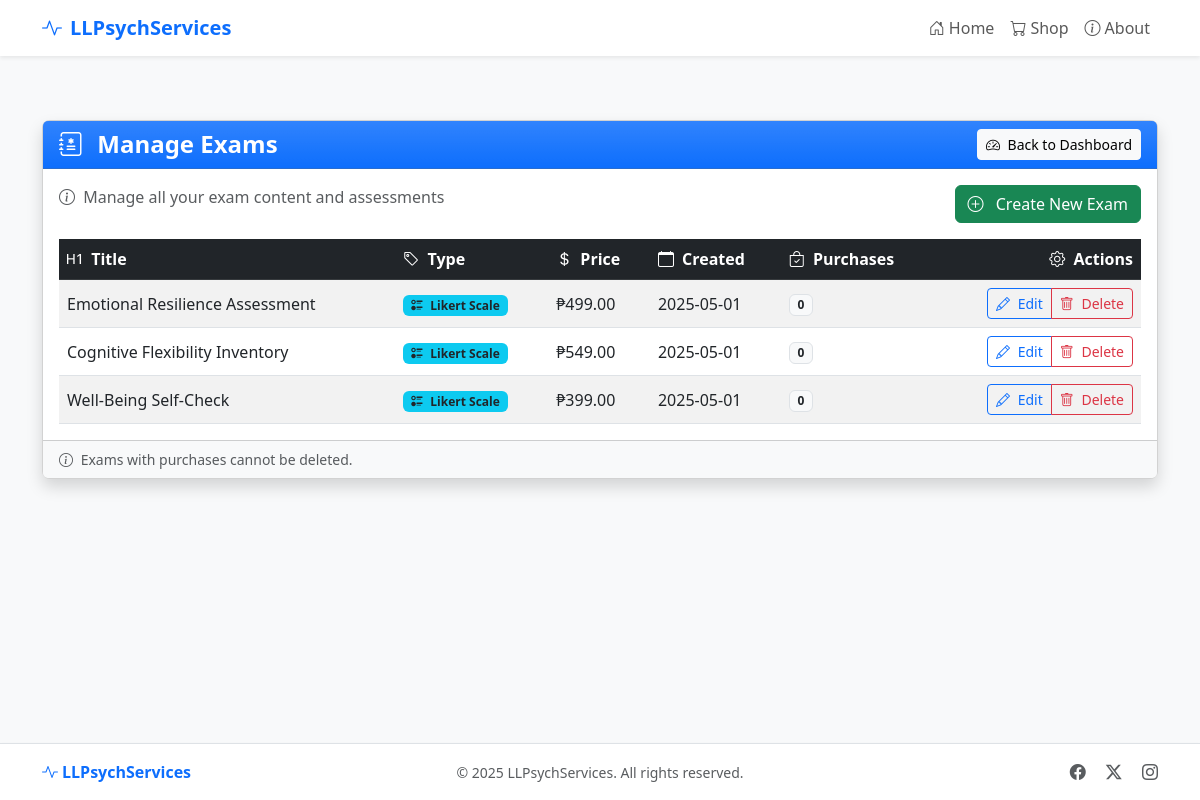
The page /admin/exams (signed in) on the database as committed earlier.
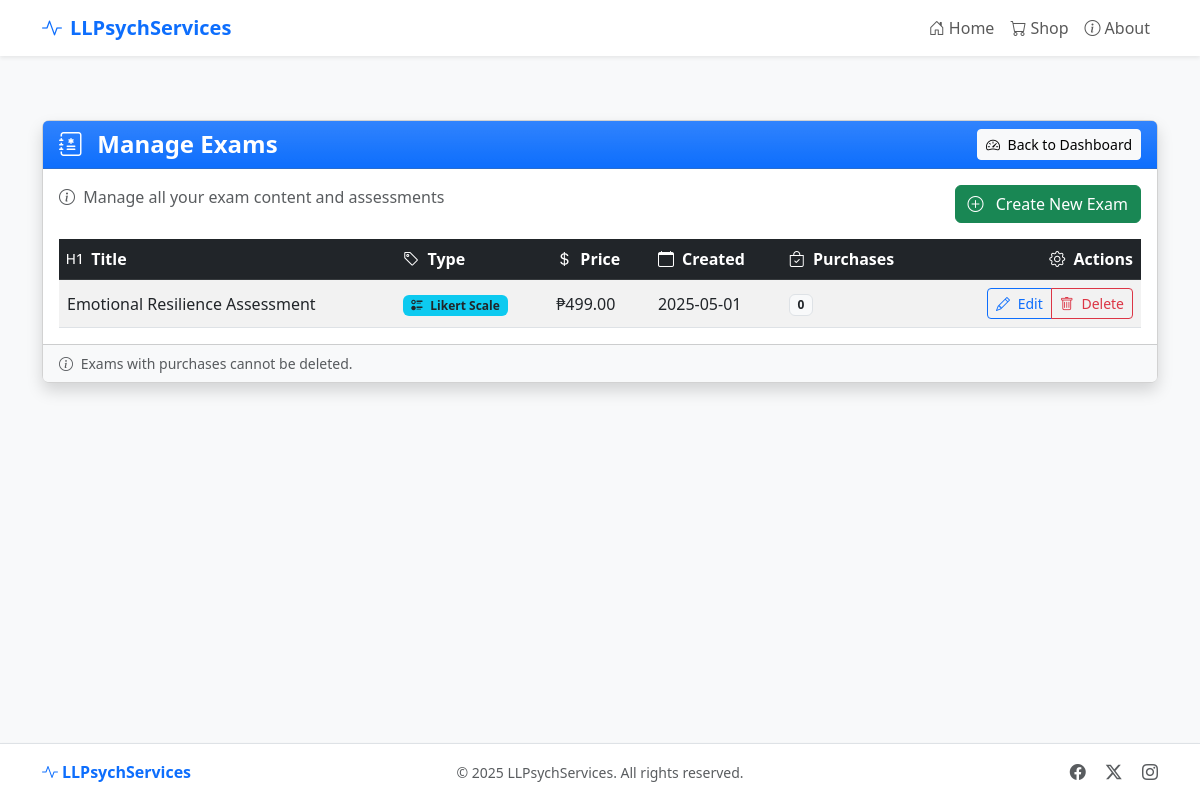
The same page on the database as committed later.
### app.py (models this page shows, shortened)
class Exam(db.Model):
    id = db.Column(db.Integer, primary_key=True)
    title = db.Column(db.String(100), nullable=False)
    exam_type = db.Column(db.String(20))  # 'content' or 'likert'
    description = db.Column(db.Text, nullable=False)
    price = db.Column(db.Float, nullable=False)
    content = db.Column(db.Text, nullable=False)
    questions = db.Column(db.Text, nullable=True)  # Stored as JSON
    exam_type = db.Column(db.String(20), default='content')  # 'content' or 'likert'
    created_at = db.Column(db.DateTime, default=datetime.utcnow)
    scoring_rules = db.Column(db.Text, nullable=True)

### app.py (the view)
@app.route('/admin/exams')
@admin_required
def admin_exams():
    exams = Exam.query.order_by(Exam.created_at.desc()).all()
    return render_template('admin/exams.html', exams=exams)

### app.py (called while the page is built)
def admin_required(f):
    @wraps(f)
    def decorated_function(*args, **kwargs):
        if not session.get('admin_logged_in'):
            flash('Please log in to access the admin area.', 'warning')
            return redirect(url_for('admin_login', next=request.url))
        return f(*args, **kwargs)
    return decorated_function

### templates/admin/exams.html (shortened to what this page needs)
{% extends 'base.html' %}
{% block content %}
<div class="container py-3 py-md-4">
  <div class="row justify-content-center">
    <div class="col-12">
      <div class="card shadow">
        <div class="card-header bg-primary bg-gradient text-white">
          <div class="d-flex flex-column flex-sm-row justify-content-between align-items-start align-items-sm-center">
            <h1 class="h4 mb-2 mb-sm-0 fw-bold">
              <i class="bi bi-journal-medical me-2"></i> Manage Exams
            </h1>
            <a href="{{ url_for('admin_dashboard') }}" class="btn btn-light btn-sm">
              <i class="bi bi-speedometer2 me-1"></i> Back to Dashboard
            </a>
          </div>
        </div>
        <div class="card-body">
          <div class="d-flex flex-column flex-md-row justify-content-between align-items-start mb-3">
            <p class="text-muted mb-3 mb-md-0">
              <i class="bi bi-info-circle me-1"></i> Manage all your exam content and assessments
            </p>
            <a href="{{ url_for('admin_create_exam') }}" class="btn btn-success">
              <i class="bi bi-plus-circle me-2"></i> Create New Exam
            </a>
          </div>
          <div class="table-responsive">
            <table class="table table-striped table-hover align-middle mb-0">
              <thead class="table-dark">
                <tr>
                  <th><i class="bi bi-type-h1 me-1"></i> Title</th>
                  <th><i class="bi bi-tag me-1"></i> Type</th>
                  <th><i class="bi bi-currency-dollar me-1"></i> Price</th>
                  <th><i class="bi bi-calendar me-1"></i> Created</th>
                  <th><i class="bi bi-bag-check me-1"></i> Purchases</th>
                  <th class="text-end"><i class="bi bi-gear me-1"></i> Actions</th>
                </tr>
              </thead>
              <tbody>
                {% for exam in exams %}
                <tr>
                  <td class="fw-medium">{{ exam.title }}</td>
                  <td>
                    {% if exam.exam_type == 'likert' %}
                      <span class="badge bg-info text-dark">
                        <i class="bi bi-ui-radios me-1"></i> Likert Scale
                      </span>
                    {% else %}
                      <span class="badge bg-secondary">
                        <i class="bi bi-file-earmark-text me-1"></i> Content
                      </span>
                    {% endif %}
                  </td>
                  <td>₱{{ "%.2f"|format(exam.price) }}</td>
                  <td>{{ exam.created_at.strftime('%Y-%m-%d') }}</td>
                  <td>
                    <span class="badge bg-light text-dark border">
                      {{ exam.purchases|length }}
                    </span>
                  </td>
                  <td class="text-end">
                    <div class="btn-group btn-group-sm">
                      <a href="{{ url_for('admin_edit_exam', exam_id=exam.id) }}" class="btn btn-outline-primary">
                        <i class="bi bi-pencil me-1"></i> Edit
                      </a>
                      <button type="button" class="btn btn-outline-danger"
                              data-bs-toggle="modal"
                              data-bs-target="#deleteModal{{ exam.id }}">
                        <i class="bi bi-trash me-1"></i> Delete
                      </button>
                    </div>
                  </td>
                </tr>
                {% endfor %}
              </tbody>
            </table>
          </div>
        </div>
        <div class="card-footer bg-light">
          <div class="text-muted small">
            <i class="bi bi-info-circle me-1"></i>
            Exams with purchases cannot be deleted.
          </div>
        </div>
      </div>
    </div>
  </div>
</div>
{% endblock %}

### templates/base.html (shortened to what this page needs)
<!DOCTYPE html>
<html lang="en">
<head>
    <link href="https://cdn.jsdelivr.net/npm/bootstrap@5.3.0-alpha1/dist/css/bootstrap.min.css" rel="stylesheet">
    <link rel="stylesheet" href="https://cdn.jsdelivr.net/npm/bootstrap-icons@1.11.1/font/bootstrap-icons.css">
</head>
<body>
    <nav class="navbar navbar-expand-lg navbar-light bg-white">
        <div class="container">
            <a class="navbar-brand" href="{{ url_for('index') }}">
                <i class="bi bi-activity me-2"></i>LLPsychServices
            </a>
            <div class="collapse navbar-collapse" id="navbarNav">
                <ul class="navbar-nav ms-auto">
                    <li class="nav-item">
                        <a class="nav-link" href="{{ url_for('index') }}">
                            <i class="bi bi-house-door me-1"></i>Home
                        </a>
                    </li>
                    <li class="nav-item">
                        <a class="nav-link" href="{{ url_for('shop') }}">
                            <i class="bi bi-cart me-1"></i>Shop
                        </a>
                    </li>
                    <li class="nav-item">
                        <a class="nav-link" href="{{ url_for('about') }}">
                            <i class="bi bi-info-circle me-1"></i>About
                        </a>
                    </li>
                </ul>
            </div>
        </div>
    </nav>
    <main class="py-4">
        {% block content %}{% endblock %}
    </main>
    <footer class="bg-white text-center py-3 border-top shadow-sm">
        <div class="container">
            <div class="row align-items-center">
                <div class="col-md-4 text-md-start mb-2 mb-md-0">
                    <a href="{{ url_for('index') }}" class="text-decoration-none text-primary fw-bold">
                        <i class="bi bi-activity me-1"></i>LLPsychServices
                    </a>
                </div>
                <div class="col-md-4 mb-2 mb-md-0">
                    <small class="text-muted">&copy; 2025 LLPsychServices. All rights reserved.</small>
                </div>
                <div class="col-md-4 text-md-end">
                    <a href="#" class="text-decoration-none text-muted me-3">
                        <i class="bi bi-facebook"></i>
                    </a>
                    <a href="#" class="text-decoration-none text-muted me-3">
                        <i class="bi bi-twitter-x"></i>
                    </a>
                    <a href="#" class="text-decoration-none text-muted">
                        <i class="bi bi-instagram"></i>
                    </a>
                </div>
            </div>
        </div>
    </footer>
</body>
</html>

### templates/base.html (style rules this page uses)
html, body { height: 100%; }
body { display: flex; flex-direction: column; background-color: #f8f9fa; }
main { flex: 1 0 auto; }
footer { flex-shrink: 0; }
.navbar { box-shadow: 0 0.125rem 0.25rem rgba(0, 0, 0, 0.075); }
.navbar-brand { font-weight: 700; color: #0d6efd; }
.card { border-radius: 0.5rem; box-shadow: 0 0.5rem 1rem rgba(0, 0, 0, 0.15); transition: transform 0.2s; }
.card-header { border-top-left-radius: calc(0.5rem - 1px); border-top-right-radius: calc(0.5rem - 1px); }

Rows that differ between the two databases and show on the page:
removed Exam: title "Cognitive Flexibility Inventory", exam_type "likert" (drawn), price "549.00", created_at "2025-05-01", purchases|length "0"
removed Exam: title "Well-Being Self-Check", exam_type "likert" (drawn), price "399.00", created_at "2025-05-01", purchases|length "0"
